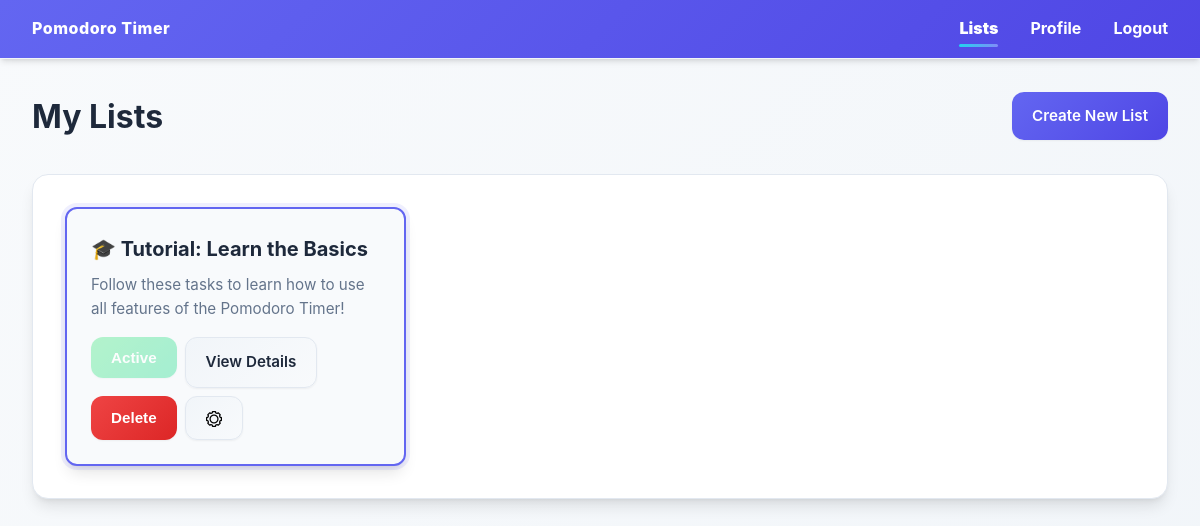
/lists/ (signed in), run on the app's committed database.
### tables this page shows
CREATE TABLE lists (
    id INTEGER PRIMARY KEY AUTOINCREMENT,
    user_id INTEGER NOT NULL,
    name TEXT NOT NULL,
    description TEXT,
    is_active BOOLEAN DEFAULT 0,
    pomo_session INTEGER DEFAULT 25,
    pomo_short_break INTEGER DEFAULT 5,
    pomo_long_break INTEGER DEFAULT 15,
    pomo_current_time INTEGER DEFAULT 0,
    -- Timer state management
    timer_state TEXT DEFAULT 'idle' CHECK(timer_state IN ('idle', 'session', 'short_break', 'long_break', 'paused')),
    current_phase TEXT DEFAULT NULL CHECK(current_phase IN ('session', 'short_break', 'long_break')),
    timer_remaining INTEGER DEFAULT 0,
    sessions_completed INTEGER DEFAULT 0,
    timer_started_at TIMESTAMP NULL,
    timer_last_updated TIMESTAMP DEFAULT CURRENT_TIMESTAMP,
    created_at TIMESTAMP DEFAULT CURRENT_TIMESTAMP,
    FOREIGN KEY (user_id) REFERENCES users (id) ON DELETE CASCADE,
    UNIQUE(user_id, name)
);

### pomodoro/routes/lists.py (the view)
@bp.route('/')
@login_required
def index():
    from ..models.list import get_all_lists
    lists = get_all_lists(current_user.id)
    return render_template('lists/index.html', lists=lists)

### pomodoro/db.py (called while the page is built)
def convert_datetime(val):
    if isinstance(val, bytes):
        val = val.decode('utf-8')
    if isinstance(val, str):
        try:
            if 'T' in val:
                return datetime.fromisoformat(val.replace('Z', '+00:00'))
            else:
                return datetime.fromisoformat(val)
        except (ValueError, AttributeError):
            return datetime.now()
    return val

def get_db():
    if 'db' not in g:
        os.makedirs(current_app.instance_path, exist_ok=True)
        g.db = sqlite3.connect(
            current_app.config['DATABASE'],
            detect_types=sqlite3.PARSE_DECLTYPES | sqlite3.PARSE_COLNAMES
        )
        g.db.row_factory = sqlite3.Row
        g.db.execute("PRAGMA busy_timeout = 30000")
        from .migrations import run_pending_migrations
        run_pending_migrations(g.db)
    return g.db

### pomodoro/migrations.py (called while the page is built, shortened)
def _ensure_migrations_table(db: sqlite3.Connection):
    db.execute("""
        CREATE TABLE IF NOT EXISTS schema_migrations (
            filename TEXT PRIMARY KEY,
            applied_at TIMESTAMP DEFAULT CURRENT_TIMESTAMP
        )
    """)
    db.commit()

def run_pending_migrations(db: sqlite3.Connection):
    _ensure_migrations_table(db)
    applied = {row[0] for row in db.execute("SELECT filename FROM schema_migrations")}
    migration_files = sorted(
        f for f in os.listdir(MIGRATIONS_DIR)
        if f.endswith('.sql') and f not in applied
    )

### pomodoro/models/list.py (called while the page is built)
def get_all_lists(user_id):
    db = get_db()
    return db.execute(
        'SELECT * FROM lists WHERE user_id = ? ORDER BY name',
        (user_id,)
    ).fetchall()

### pomodoro/models/user.py (called while the page is built)
    @staticmethod
    def get_by_id(user_id):
        database = db.get_db()
        user_data = database.execute(
            'SELECT * FROM users WHERE id = ?', (user_id,)
        ).fetchone()
        if user_data:
            return User(**user_data)
        return None

### pomodoro/templates/lists/index.html (shortened to what this page needs)
{% extends 'base.html' %}
{% block head %}
<link rel="stylesheet" href="{{ url_for('static', filename='css/modal.css') }}">
{% endblock %}
{% block content %}
<div class="lists-page">
    <div class="page-header">
        <h1>My Lists</h1>
        <a href="{{ url_for('lists.create') }}" class="btn btn-primary">Create New List</a>
    </div>
    <div class="panel lists-panel">
        <div class="lists-grid">
            {% for list in lists %}
                <div class="list-card {% if list['is_active'] %}active{% endif %}">
                    <h3>{{ list['name'] }}</h3>
                    <p class="list-description">{{ list['description'] or 'No description' }}</p>
                    <div class="list-actions">
                        <form method="post" action="{{ url_for('lists.select_list', id=list['id']) }}" style="display: inline;">
                            <button type="submit" class="btn btn-select" {% if list['is_active'] %}disabled{% endif %}>
                                {% if list['is_active'] %}Active{% else %}Select{% endif %}
                            </button>
                        </form>
                        <a href="{{ url_for('lists.detail', id=list['id']) }}" class="btn btn-secondary">View Details</a>
                        <button type="button" class="btn btn-delete delete-list-btn" data-list-id="{{ list['id'] }}" data-list-name="{{ list['name'] }}">Delete</button>
                        <button type="button" class="btn btn-edit edit-list-btn" data-list-id="{{ list['id'] }}" data-list-name="{{ list['name'] }}" data-list-description="{{ list['description'] or '' }}">
                            <img src="{{ url_for('static', filename='assets/setting.png') }}" alt="Edit settings" style="height: 16px; width: 16px; vertical-align: middle;"/>
                        </button>
                    </div>
                </div>
            {% else %}
                <div class="empty-state">
                    <p>No lists yet. <a href="{{ url_for('lists.create') }}">Create your first list</a></p>
                </div>
            {% endfor %}
        </div>
    </div>
</div>
{% endblock %}

### pomodoro/static/css/style.css (style rules this page uses)
:root { --primary-color: #6366f1; --primary-hover: #4f46e5; --primary-light: #818cf8; --secondary-color: #22d3ee; --accent-color: #f43f5e; --success-color: #10b981; --warning-color: #f59e0b; --error-color: #ef4444; --text-primary: #1e293b; --text-secondary: #64748b; --text-muted: #94a3b8; --bg-primary: #ffffff; --bg-secondary: #f8fafc; --bg-tertiary: #f1f5f9; --border-color: #e2e8f0; --border-light: #f1f5f9; --shadow-sm: 0 1px 2px 0 rgb(0 0 0 / 0.05); --shadow-md: 0 4px 6px -1px rgb(0 0 0 / 0.1), 0 2px 4px -2px rgb(0 0 0 / 0.1); --shadow-lg: 0 10px 15px -3px rgb(0 0 0 / 0.1), 0 4px 6px -4px rgb(0 0 0 / 0.1); --shadow-xl: 0 20px 25px -5px rgb(0 0 0 / 0.1), 0 8px 10px -6px rgb(0 0 0 / 0.1); --radius-sm: 0.375rem; --radius-md: 0.5rem; --radius-lg: 0.75rem; --radius-xl: 1rem; }
* { margin: 0; padding: 0; box-sizing: border-box; }
body { font-family: -apple-system, BlinkMacSystemFont, 'Segoe UI', Roboto, 'Helvetica Neue', Arial, sans-serif; background: linear-gradient(135deg, var(--bg-secondary) 0%, #f1f5f9 100%); color: var(--text-primary); line-height: 1.6; min-height: 100vh; }
.panel { background: var(--bg-primary); border-radius: var(--radius-xl); padding: 2rem; box-shadow: var(--shadow-lg); overflow-y: auto; border: 1px solid var(--border-color); transition: transform 0.3s ease, box-shadow 0.3s ease; }
.lists-page { max-width: 100%; }
.page-header { display: flex; justify-content: space-between; align-items: center; margin-bottom: 2rem; }
.lists-panel { background: var(--bg-primary); border-radius: var(--radius-xl); padding: 2rem; box-shadow: var(--shadow-lg); overflow-y: auto; transition: transform 0.2s ease, box-shadow 0.2s ease; }
.lists-grid { display: grid; grid-template-columns: repeat(auto-fill, minmax(300px, 1fr)); gap: 1.5rem; }
.list-card { background: var(--bg-secondary); border-radius: var(--radius-lg); padding: 1.5rem; box-shadow: var(--shadow-sm); border: 1px solid var(--border-color); transition: transform 0.2s ease, box-shadow 0.2s ease; }
.list-card.active { border: 2px solid var(--primary-color); box-shadow: 0 0 0 4px rgba(99, 102, 241, 0.1), var(--shadow-lg); }
.list-card h3 { margin-bottom: 0.5rem; color: var(--text-primary); font-weight: 700; font-size: 1.25rem; }
.list-description { color: var(--text-secondary); font-size: 0.95rem; margin-bottom: 1rem; line-height: 1.6; }
.list-actions { display: flex; gap: 0.5rem; flex-wrap: wrap; }
.btn { padding: 0.75rem 1.25rem; border: none; border-radius: var(--radius-lg); cursor: pointer; font-weight: 600; text-decoration: none; display: inline-block; transition: all 0.3s ease; font-size: 0.95rem; box-shadow: var(--shadow-sm); }
.btn-primary { background: linear-gradient(135deg, var(--primary-color) 0%, var(--primary-hover) 100%); color: white; font-weight: 600; }
.btn-secondary { background: linear-gradient(135deg, var(--bg-tertiary) 0%, var(--bg-secondary) 100%); color: var(--text-primary); border: 1px solid var(--border-color); }
.btn-select { background: linear-gradient(135deg, var(--success-color) 0%, #059669 100%); color: white; }
.btn-select:disabled { background: linear-gradient(135deg, #86efac 0%, #6ee7b7 100%); cursor: not-allowed; opacity: 0.6; }
.btn-edit { background: linear-gradient(135deg, var(--bg-tertiary) 0%, var(--bg-secondary) 100%); color: var(--text-muted); cursor: not-allowed; border: 1px solid var(--border-color); }
.btn-delete { background: linear-gradient(135deg, var(--error-color) 0%, #dc2626 100%); color: white; }

### data on the page
lists: name "🎓 Tutorial: Learn the Basics", description "Follow these tasks to learn how to use all features of the Pomodoro Timer!", is_active "Active"
